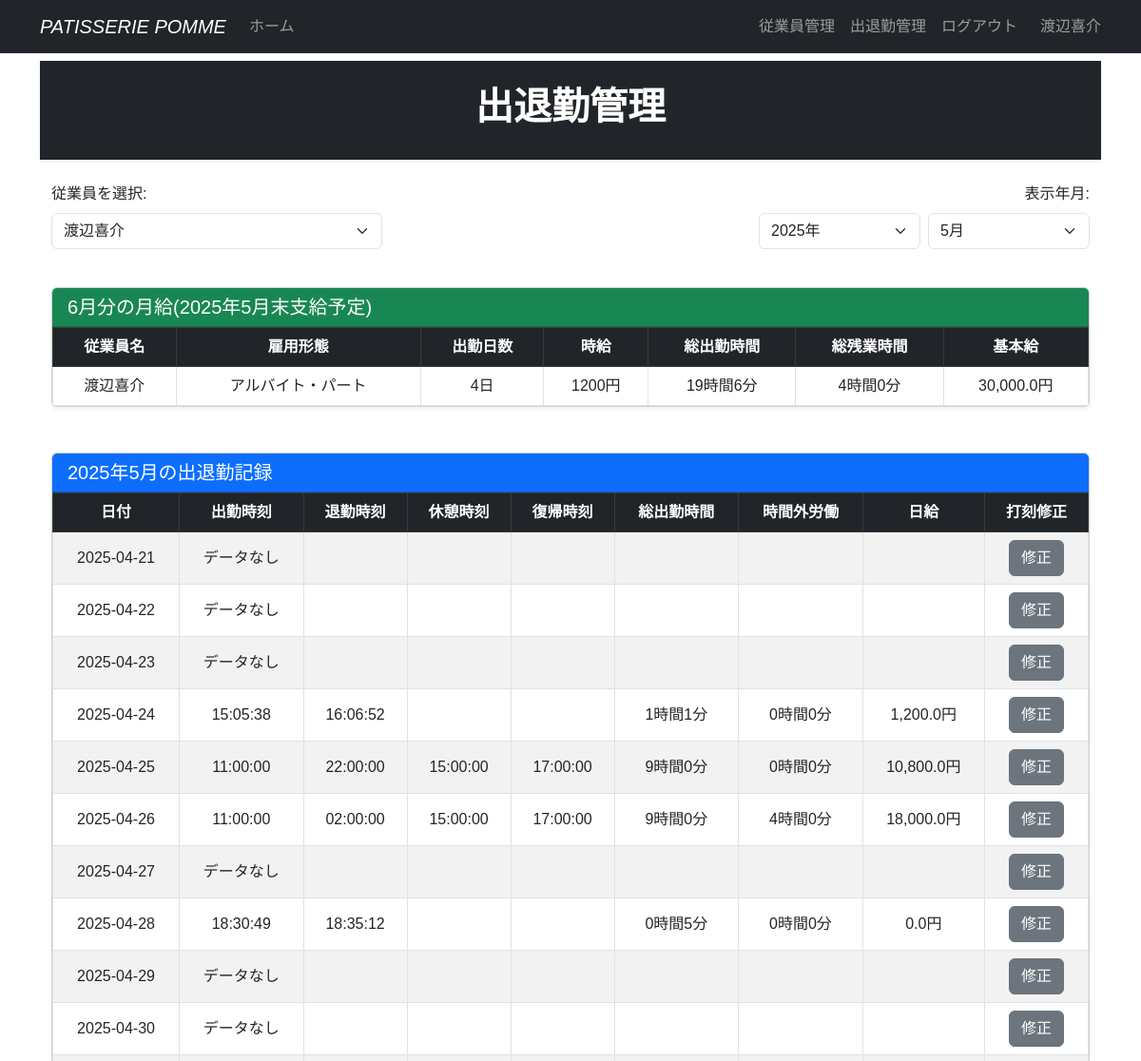
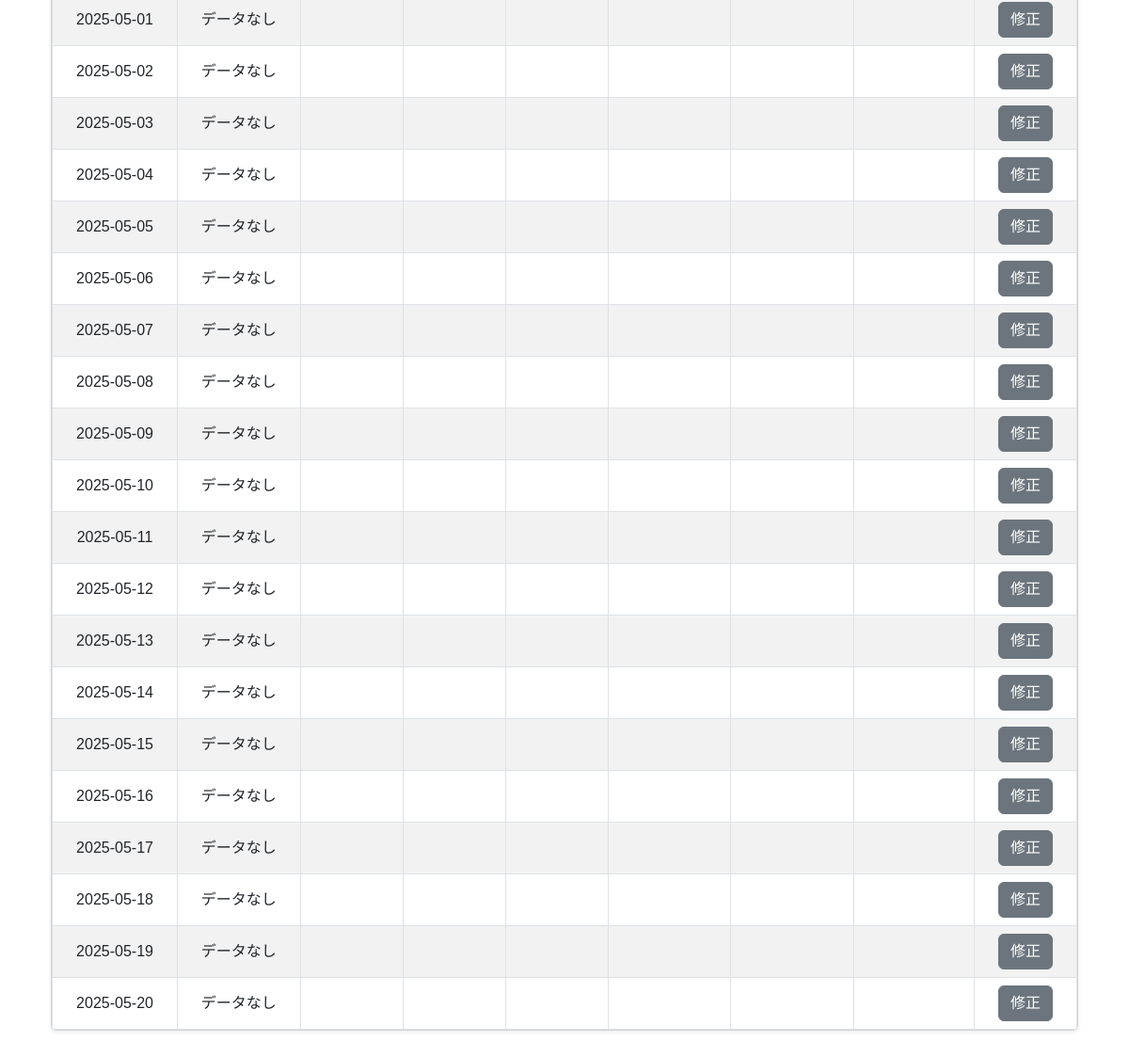
The app's page /work_timepage?user_id=2 (signed in) with its own data (2 pictures, top to bottom).
### time_project/models.py (models this page shows, shortened)
class User(db.Model, UserMixin):
    __tablename__ = 'users'
    id = db.Column(db.Integer, primary_key=True)
    username = db.Column(db.String(64))
    users_id = db.Column(db.String(64),unique=True, nullable=False)
    employment_type = db.Column(db.String(10), nullable=False,default='parttime')
    hourly_wage = db.Column(db.Integer,nullable=True)
    fixed_wage = db.Column(db.Integer,nullable=True)
    password_hash = db.Column(db.String(128))
    administrator = db.Column(db.String(1))
    Timepage_records = db.relationship('Timepage',backref ='user',lazy='dynamic',cascade='all, delete-orphan')
    @property
    def password(self):
        raise ArithmeticError('password is not a readable attribute')
    @property
    def employment_display(self):
        if self.employment_type == "fulltime":
            return "正社員"
        elif self.employment_type == "parttime":
            return "アルバイト・パート"
        else:
            return "未設定"

class Timepage(db.Model):
    __tablename__ = 'timepages'
    id = db.Column(db.Integer, primary_key=True)
    user_id = db.Column(db.Integer, db.ForeignKey('users.id'), nullable=False)
    date = db.Column(db.Date,nullable=False)
    check_in= db.Column(db.Time,nullable=True)
    check_out = db.Column(db.Time,nullable=True)
    rest_in = db.Column(db.Time,nullable=True)
    rest_out = db.Column(db.Time,nullable=True)
    correct = db.Column(db.Boolean, default=False)
    status = db.Column(db.String(20), default="none")

### time_project/main/views.py (the view)
@main.route('/work_timepage')
@login_required
def work_timepage():
    def get_salary_period(year, month):
        if month == 1:
            start = date(year - 1, 12, 21)
            end = date(year, 1, 20)
        else:
            start = date(year, month - 1, 21)
            end = date(year, month, 20)
        return start, end
    users = User.query.all()
    today = datetime.today().date()
    if today.day >= 21:
        if today.month == 12:
            default_year = today.year + 1
            default_month = 1
        else:
            default_year = today.year
            default_month = today.month + 1
    else:
        default_year = today.year
        default_month = today.month
    select_user_id = request.args.get('user_id', type=int, default=1)
    select_user = User.query.get_or_404(select_user_id)
    select_username = request.args.get('username')
    select_year = request.args.get('year', default_year, type=int)
    select_month = request.args.get('month', default_month, type=int)
    if select_month == 12:
        next_month = 1
    else:
        next_month = select_month + 1
    period_start, period_end = get_salary_period(select_year, select_month)
    days_in_period = (period_end - period_start).days + 1
    daily_records = {}
    summary = {
        'working_days': 0,
        'total_minutes': 0,
        'overtime_minutes': 0,
        'dayly_salary': 0,
        'basic_salary': 0,
        'employment_type': select_user.employment_type,
        'hourly_wage': select_user.hourly_wage,
        'fixed_wage': select_user.fixed_wage,
    }
    records_raw = Timepage.query.filter(
        Timepage.user_id == select_user_id,
        Timepage.date >= period_start,
        Timepage.date <= period_end
    ).all()
    for r in records_raw:
        check_in = r.check_in
        check_out = r.check_out
        rest_in = r.rest_in
        rest_out = r.rest_out
        regular_minutes = 0
        overtime_minutes = 0
        if check_in and check_out:
            in_minutes = check_in.hour * 60 + check_in.minute
            out_minutes = check_out.hour * 60 + check_out.minute
            if out_minutes < in_minutes:
                out_minutes += 24 * 60
            work_minutes = out_minutes - in_minutes
            rest_minutes = 0
            if rest_in and rest_out:
                rest_in_minutes = rest_in.hour * 60 + rest_in.minute
                rest_out_minutes = rest_out.hour * 60 + rest_out.minute
                if rest_out_minutes < rest_in_minutes:
                    rest_out_minutes += 24 * 60
                rest_minutes = rest_out_minutes - rest_in_minutes
            net_minutes = work_minutes - rest_minutes
            normal_limit_minutes = 22 * 60
            if out_minutes < normal_limit_minutes:
                regular_minutes = net_minutes
                overtime_minutes = 0
            else:
                regular_minutes = max(normal_limit_minutes - in_minutes - rest_minutes, 0)
                overtime_minutes = max(out_minutes - normal_limit_minutes, 0)
            total_work_minutes = regular_minutes + (overtime_minutes *1.5)
            if summary['employment_type'] == "parttime":
                adjusted_minutes = (total_work_minutes // 15) * 15
                daily_salary = (adjusted_minutes / 60) * summary['hourly_wage']
                summary['basic_salary'] += daily_salary  # ここで毎日積み上げ
            elif summary['employment_type'] == "fulltime":
                daily_salary = 0  # 正社員は今は仮対応
            daily_records[r.date] = {
                'record': r,
                'regular_minutes': regular_minutes,
                'overtime_minutes': overtime_minutes,
                'daily_salary': daily_salary
            }
            summary['working_days'] += 1
            summary['total_minutes'] += regular_minutes
            summary['overtime_minutes'] += overtime_minutes
    return render_template('work_timepage.html',
                           users = users,
                           select_username = select_username,
                           select_user = select_user,
                           select_year = select_year,
                           select_month = select_month,
                           next_month = next_month,
                           period_start=period_start,
                           period_end=period_end,
                           days_in_period = days_in_period,
                           current_year = today.year,
                           daily_records = daily_records,
                           summary = summary,
                           timedelta=timedelta)

### time_project/__init__.py (called while the page is built)
@event.listens_for(Engine,"connect")
def set_sqlite_pragma(dbapi_connection, connection_record):
    cursor = dbapi_connection.cursor()
    cursor.execute("PRAGMA foreign_keys=ON")
    cursor.close()

### time_project/models.py (called while the page is built)
@login_manager.user_loader
def load_user(user_id):
    return User.query.get(user_id)

### time_project/templates/work_timepage.html (shortened to what this page needs)
{% extends "base.html" %}
{% block content %}
  <header class="bg-dark py-4 mb-4 shadow-sm text-white">
    <div class="container text-center">
        <h1 class="fw-bold">出退勤管理</h1>
    </div>
</header>
  <div class="container mb-4">
    <div class="row justify-content-between">
      <div class="col-md-4 mb-3">
        <label class="form-label">従業員を選択:</label>
        <select id = "user-select" name ="user_id " class="form-select" onchange="this.form.submit()">
          {% for user in users%}
          <option value="{{user.id}}"{% if user.id == select_user.id %}selected{% endif %}>{{ user.username }}</option>
          {% endfor %}
        </select>
      </div>
      <div class="col-md-4 mb-3 text-end">
        <label class="form-label">表示年月:</label>
        <div class="d-flex justify-content-end">
          <select id="year-select" class="form-select me-2 w-50">
            {% for y in range(current_year - 1, current_year + 6) %}
              <option value="{{ y }}" {% if y == select_year %}selected{% endif %}>{{ y }}年</option>
            {% endfor %}
          </select>
          <select  id="month-select" class="form-select w-50">
            {% for m in range(1, 13) %}
              <option value="{{ m }}" {% if m == select_month %}selected{% endif %}>{{ m }}月</option>
            {% endfor %}
          </select>
        </div>
      </div>
    </div>
  </div>
  <div class="container mb-5">
    <div class="card shadow-sm">
      <div class="card-header bg-success text-white">
        <h5 class="mb-0">{{ next_month  }}月分の月給({{ select_year}}年{{ select_month }}月末支給予定)</h5>
      </div>
      <div class="table-responsive">
        <table class="table table-bordered text-center align-middle mb-0">
          <thead class="table-dark">
            <tr>
              <th>従業員名</th>
              <th>雇用形態</th>
              <th>出勤日数</th>
              <th>時給</th>
              <th>総出勤時間</th>
              <th>総残業時間</th>
              <th>基本給</th>
            </tr>
          </thead>
          <tbody>
             <tr>
                <td>{{ select_user.username }}</td>
                <td>{{ select_user.employment_display}}</td>
                <td>{{ summary.working_days }}日</td>
                <td>
                  {% if select_user.employment_type == "parttime" %}
                    {{ summary.hourly_wage }}円
                  {% else %}
                    -
                  {% endif %}
                </td>
                <td>{{ summary.total_minutes // 60 }}時間{{ summary.total_minutes % 60 }}分</td>
                <td>{{ summary.overtime_minutes // 60 }}時間{{ summary.overtime_minutes % 60 }}分</td>
                <td>{{ "{:,}".format(summary.basic_salary | round(0, 'floor')) }}円</td>
             </tr>
          </tbody>
        </table>
      </div>
    </div>
  </div>
  <div class="container mb-5">
    <div class="card shadow-sm">
      <div class="card-header bg-primary text-white">
        <h5 class="mb-0">{{ select_year }}年{{ select_month }}月の出退勤記録</h5>
      </div>
      <div class="table-responsive">
        <table class="table table-striped table-bordered text-center align-middle mb-0">
          <thead class="table-dark">
            <tr>
              <th>日付</th>
              <th>出勤時刻</th>
              <th>退勤時刻</th>
              <th>休憩時刻</th>
              <th>復帰時刻</th>
              <th>総出勤時間</th>
              <th>時間外労働</th>
              <th>日給</th>
              <th>打刻修正</th>
            </tr>
          </thead>
          <tbody>
            {% for i in range(days_in_period) %}
            {% set current_date = period_start + timedelta(days=i) %}
            {% set data = daily_records.get(current_date) %}
              <tr>
                <td>{{ current_date.strftime('%Y-%m-%d') }}</td>
                {% if data %}
                  <td>{{ data.record.check_in or '' }}</td>
                  <td>{{ data.record.check_out or '' }}</td>
                  <td>{{ data.record.rest_in or '' }}</td>
                  <td>{{ data.record.rest_out or '' }}</td>
                  <td>{{ data.regular_minutes // 60 }}時間{{ data.regular_minutes % 60 }}分</td>
                  <td>{{ data.overtime_minutes // 60 }}時間{{ data.overtime_minutes % 60 }}分</td>
                  <td>{% if select_user.employment_type == 'parttime' %}
                           {{ "{:,}".format(data.daily_salary|round(0, 'floor')) }}円
                       {% else %}
                            -
                       {% endif %}</td>
                {% else %}
                <td>データなし</td>
                <td></td><td></td><td></td><td></td><td></td><td></td>
                {% endif %}
                <td>
                  <a href="{{ url_for('main.time_correct',  user_id=select_user.id, year=current_date.year, month=current_date.month, day=current_date.day) }}" class="btn btn-secondary">修正</a>
                </td>
              </tr>
            {% endfor %}
          </tbody>
        </table>
      </div>
    </div>
  </div>
{% endblock %}

### time_project/templates/base.html (shortened to what this page needs)
<!DOCTYPE html>
<html lang="ja">
<head>
    <link href="https://cdn.jsdelivr.net/npm/bootstrap@5.3.0/dist/css/bootstrap.min.css" rel="stylesheet">
</head>
<body>
    <nav class="navbar navbar-expand-lg navbar-dark bg-dark fixed-top">
        <div class="container">
            <a class="navbar-brand fst-italic" href="{{url_for('main.index')}}">PATISSERIE POMME</a>
            <div class="collapse navbar-collapse" id="navbarNav">
                <ul class="navbar-nav me-auto">
                    <li class="nav-item">
                        <a class="nav-link" href="{{url_for('main.index')}}">ホーム</a>
                    </li>
                </ul>
                <ul class="navbar-nav">
                    {% if current_user.is_authenticated%}
                        <li class="nav-item">
                            <a class="nav-link" href="{{url_for('main.user_maintenance')}}">従業員管理</a>
                        </li>
                        <li class="nav-item">
                            <a class="nav-link" href="{{url_for('main.work_timepage')}}">出退勤管理</a>
                        </li>
                        <li class="nav-item">
                            <a class="nav-link" href="{{url_for('main.logout')}}">ログアウト</a>
                        </li>
                        <span class="navbar-text ms-3">
                            {{ current_user.username | truncate(10)}}
                        </span>
                    {% else %}
                        <li class="nav-item">
                            <a class="nav-link" href="{{url_for('main.login')}}">ログイン</a>
                        </li>
                    {% endif%}
                </ul>
            </div>
        </div>
    </nav>
         {% from "_formhelpers.html" import render_field %}
        <div class="container" style="padding-top: 4rem; padding-bottom: 4rem;">
          {% block content %}
          {% endblock %}
    </div>
</body>
</html>

### time_project/templates/base.html (style rules this page uses)
body { font-family: 'Noto Sans JP', sans-serif; }

### records on screen
User: username "渡辺喜介", employment_display "アルバイト・パート", hourly_wage "1200"
User: strftime "2025-04-24", regular_minutes "1", fixed_wage "0", data.overtime_minutes%60 "0", daily_salary "1,200.0"
Timepage: record "15:05:38", record "16:06:52"
Timepage: record "11:00:00", record "22:00:00", record "15:00:00", record "17:00:00"
Timepage: record "11:00:00", record "02:00:00", record "15:00:00", record "17:00:00"
Timepage: record "18:30:49", record "18:35:12"

### other values on screen
{{ select_year }} "2025"
{{ select_month }} "5"
{{ summary.working_days }} "4"
{{ summary.total_minutes // 60 }} "19"
{{ summary.total_minutes % 60 }} "6"
{{ summary.overtime_minutes // 60 }} "4"
{{ summary.overtime_minutes % 60 }} "0"
{{ "{:,}".format(summary.basic_salary | round(0, 'floor')) }} "30,000.0"
{{ current_date.strftime('%Y-%m-%d') }} "2025-04-21" "2025-04-22" "2025-04-23" "2025-04-25" "2025-04-26" "2025-04-27" "2025-04-28" "2025-04-29" "2025-04-30" "2025-05-01" "2025-05-02" "2025-05-03" "2025-05-04" "2025-05-05" "2025-05-06" "2025-05-07" "2025-05-08" "2025-05-09" "2025-05-10" "2025-05-11" "2025-05-12" "2025-05-13" "2025-05-14" "2025-05-15" "2025-05-16" "2025-05-17" "2025-05-18" "2025-05-19" "2025-05-20"
{{ data.regular_minutes // 60 }} "9" "9" "0"
{{ data.regular_minutes % 60 }} "0" "0" "5"
{{ data.overtime_minutes // 60 }} "0" "4" "0"
{{ data.overtime_minutes % 60 }} "0" "0" "0"
{{ "{:,}".format(data.daily_salary|round(0, 'floor')) }} "10,800.0" "18,000.0" "0.0"
form field value "渡辺喜介"
